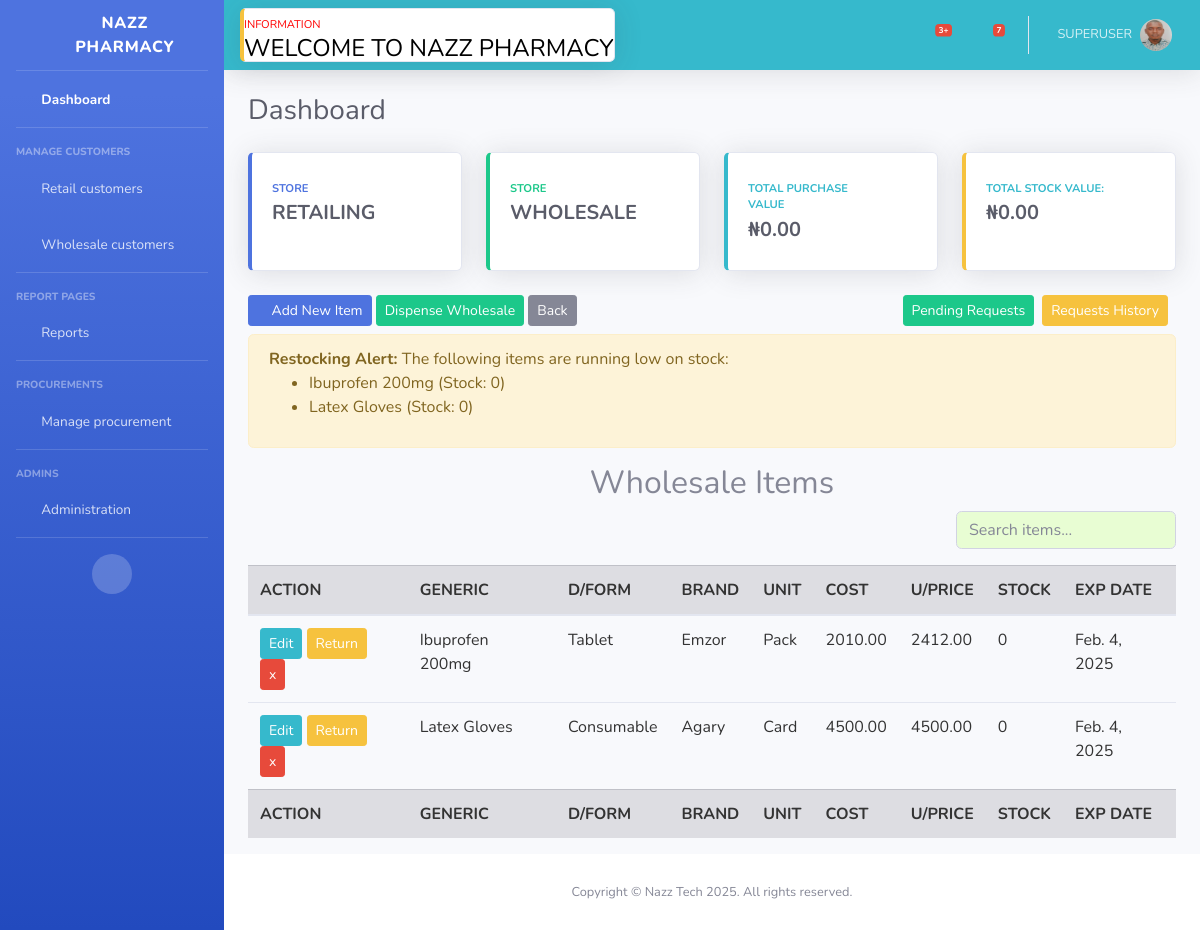
The app's page /wholesales/ (signed in), older data.
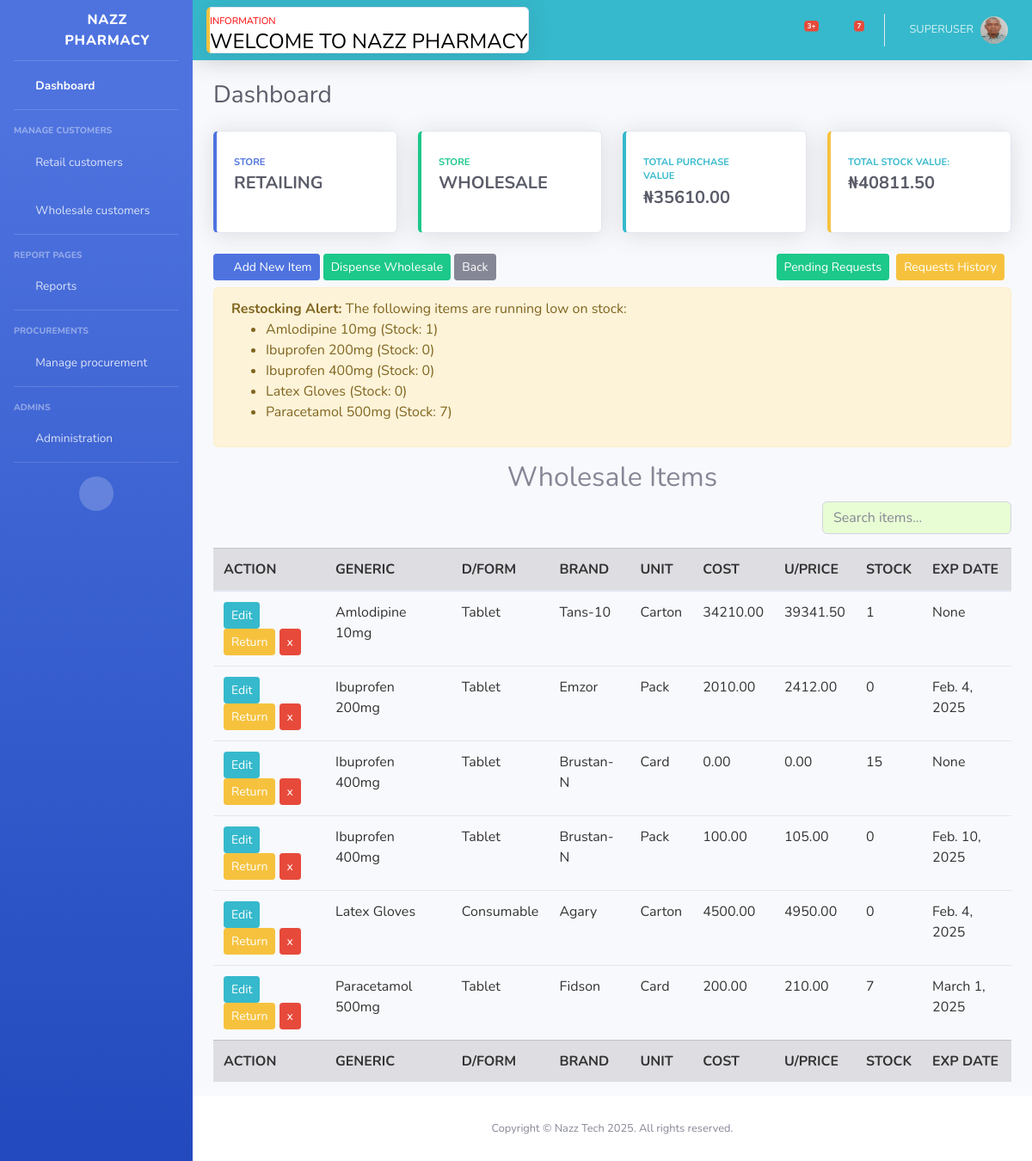
The same page, newer data.
### store/models.py (models this page shows, shortened)
class WholesaleItem(models.Model):
    name = models.CharField(max_length=200)
    dosage_form = models.CharField(max_length=200, choices=DOSAGE_FORM, blank=True, null=True)
    brand = models.CharField(max_length=200, blank=True, null=True)
    unit = models.CharField(max_length=200, choices=UNIT, blank=True, null=True)
    cost = models.DecimalField(max_digits=12, decimal_places=2, default=0)
    price = models.DecimalField(max_digits=12, decimal_places=2, default=0)
    markup = models.DecimalField(max_digits=6, decimal_places=2, default=0, choices=MARKUP_CHOICES)
    stock = models.PositiveIntegerField(default=0, null=True, blank=True)
    low_stock_threshold = models.PositiveIntegerField(default=0, null=True, blank=True)
    exp_date = models.DateField(null=True, blank=True)
    class Meta:
        ordering = ('name',)

### wholesale/views.py (the view)
# urls.py: path('wholesales/', views.wholesales, name='wholesales'),
@login_required
def wholesales(request):
    if request.user.is_authenticated:
        items = WholesaleItem.objects.all().order_by('name')
        low_stock_threshold = 10  # Adjust this number as needed
        total_purchase_value = sum(item.cost * item.stock for item in items)
        total_stock_value = sum(item.price * item.stock for item in items)
        total_profit = total_stock_value - total_purchase_value
        low_stock_items = [item for item in items if item.stock <= low_stock_threshold]
        context = {
            'items': items,
            'low_stock_items': low_stock_items,
            'total_purchase_value': total_purchase_value,
            'total_stock_value': total_stock_value,
            'total_profit': total_profit,
        }
        return render(request, 'wholesale/wholesales.html', context)
    else:
        return render(request, 'index.html')

### templates/wholesale/wholesales.html (shortened to what the changed rows need)
{% extends 'partials/base.html' %}
{% load static %}
{% block content %}
<div class="alert-container my-2">
    {% if low_stock_items %}
    <div class="alert alert-warning" role="alert">
        <ul>
            {% for item in low_stock_items %}
            <li>{{ item.name|title }} (Stock: {{ item.stock }})</li>
            {% endfor %}
        </ul>
    </div>
    {% endif %}
</div>
<div class="col-15 ">
    <h2 style="text-align: center;">Wholesale Items</h2>
    <div class="table-responsive">
        <table class="table table-hover" id="dataTable" width="100%" cellspacing="0">
            <thead class="table-secondary">
                <tr>
                    <th scope="col">ACTION</th>
                    <th scope="col">GENERIC</th>
                    <th scope="col">D/FORM</th>
                    <th scope="col">BRAND</th>
                    {% if user.is_superuser or is_staff %}
                    <th scope="col">UNIT</th>
                    {% endif %}
                    <th scope="col">COST</th>
                    <th scope="col">U/PRICE</th>
                    <th scope="col">STOCK</th>
                    <th scope="col">EXP DATE</th>
                </tr>
            </thead>
            <tfoot class="table-secondary">
                <tr>
                    <th scope="col">ACTION</th>
                    <th scope="col">GENERIC</th>
                    <th scope="col">D/FORM</th>
                    <th scope="col">BRAND</th>
                    {% if user.is_superuser or is_staff %}
                    <th scope="col">UNIT</th>
                    {% endif %}
                    <th scope="col">COST</th>
                    <th scope="col">U/PRICE</th>
                    <th scope="col">STOCK</th>
                    <th scope="col">EXP DATE</th>
                </tr>
            </tfoot>
            <tbody id="item-list">
                {% for item in items %}
                <tr>
                    <td>
                        <a class="btn btn-sm btn-info" data-toggle="modal" data-target="#editWholesaleModal"
                            hx-get="{% url 'wholesale:edit_wholesale_item' item.id %}"
                            hx-target="#editWholesaleModal .modal-content">Edit</a>
                        <a class="btn btn-sm btn-warning" data-toggle="modal" data-target="#returnWholesaleItemModal"
                            hx-get="{% url 'wholesale:return_wholesale_item' item.id %}"
                            hx-target="#returnWholesaleItemModal .modal-content">Return</a>
                        <a href="{% url 'wholesale:delete_wholesale_item' item.id %}"
                            onclick="return confirm('Are you sure you want to delete {{item.name|title}} from Wholesale Store?')"
                            class="btn btn-sm btn-danger">x</a>
                    </td>
                    <td>{{item.name|title}}</td>
                    <td>{{item.dosage_form|title}}</td>
                    <td>{{item.brand|title}}</td>
                    {% if user.is_superuser or is_staff %}
                    <td>{{item.unit}}</td>
                    {% endif %}
                    <td>{{item.cost}}</td>
                    <td>{{item.price}}</td>
                    <td>{{item.stock}}</td>
                    <td>{{item.exp_date}}</td>
                </tr>
                {% endfor %}
            </tbody>
        </table>
    </div>
</div>
{% endblock %}

### templates/partials/base.html (shortened to what the changed rows need)
{% load static %}
<!DOCTYPE html>
<html lang="en">
<head>
    <link href="{% static 'vendor/fontawesome-free/css/all.min.css' %}" rel="stylesheet" type="text/css">
    <link href="{% static 'css/sb-admin-2.min.css' %}" rel="stylesheet">
</head>
<body id="page-top">
    <div id="wrapper">
        <div id="content-wrapper" class="d-flex flex-column">
            <div id="content">
                <div class="container-fluid">
                    <div class="d-sm-flex align-items-center justify-content-between mb-4">
                        <h1 class="h3 mb-0 text-gray-800">Dashboard</h1>
                    </div>
                    <div class="row">
                        <div class="col-xl-3 col-md-6 mb-4">
                            <div class="card border-left-info shadow h-100 py-2">
                                <div class="card-body">
                                    <div class="row no-gutters align-items-center">
                                        <div class="col mr-2">
                                            <div class="row no-gutters align-items-center">
                                                <div class="col-auto">
                                                    <div class="h5 mb-0 mr-3 font-weight-bold text-gray-800">
                                                        {% if request.user.is_superuser or is_staff %}
                                                        ₦{{total_purchase_value}}
                                                        {% endif %}
                                                    </div>
                                                </div>
                                            </div>
                                        </div>
                                    </div>
                                </div>
                            </div>
                        </div>
                        <div class="col-xl-3 col-md-6 mb-4">
                            <div class="card border-left-warning shadow h-100 py-2">
                                <div class="card-body">
                                    <div class="row no-gutters align-items-center">
                                        <div class="col mr-2">
                                            <div class="text-xs font-weight-bold text-info text-uppercase mb-1">
                                                TOTAL STOCK VALUE:</div>
                                            <div class="h5 mb-0 font-weight-bold text-gray-800">₦{{total_stock_value}}
                                            </div>
                                        </div>
                                    </div>
                                </div>
                            </div>
                        </div>
                    </div>
                    <div class="row">
                        <div class="col-12">
                            {% block content %}{% endblock content %}
                        </div>
                    </div>
                </div>
            </div>
        </div>
    </div>
</body>
</html>

Row changes from the older to the newer data that the page shows:
added WholesaleItem: name "Amlodipine 10mg", stock "1", dosage_form "Tablet", brand "Tans-10", unit "Carton", cost "34210.00", price "39341.50", exp_date "None"
added WholesaleItem: name "Ibuprofen 400mg", stock "0", dosage_form "Tablet", brand "Brustan-N", unit "Pack", cost "100.00", price "105.00", exp_date "Feb. 10, 2025"
changed WholesaleItem "Latex Gloves": unit "Card" → "Carton"; price "4500.00" → "4950.00"
added WholesaleItem: name "Paracetamol 500mg", stock "7", dosage_form "Tablet", brand "Fidson", unit "Card", cost "200.00", price "210.00", exp_date "March 1, 2025"
added WholesaleItem: name "Ibuprofen 400mg", dosage_form "Tablet", brand "Brustan-N", unit "Card", cost "0.00", price "0.00", stock "15", exp_date "None", shown under "Wholesale Items"
Text that changed along with them:
{{ total_purchase_value }}: "0.00" → "35610.00"
{{ total_stock_value }}: "0.00" → "40811.50"
